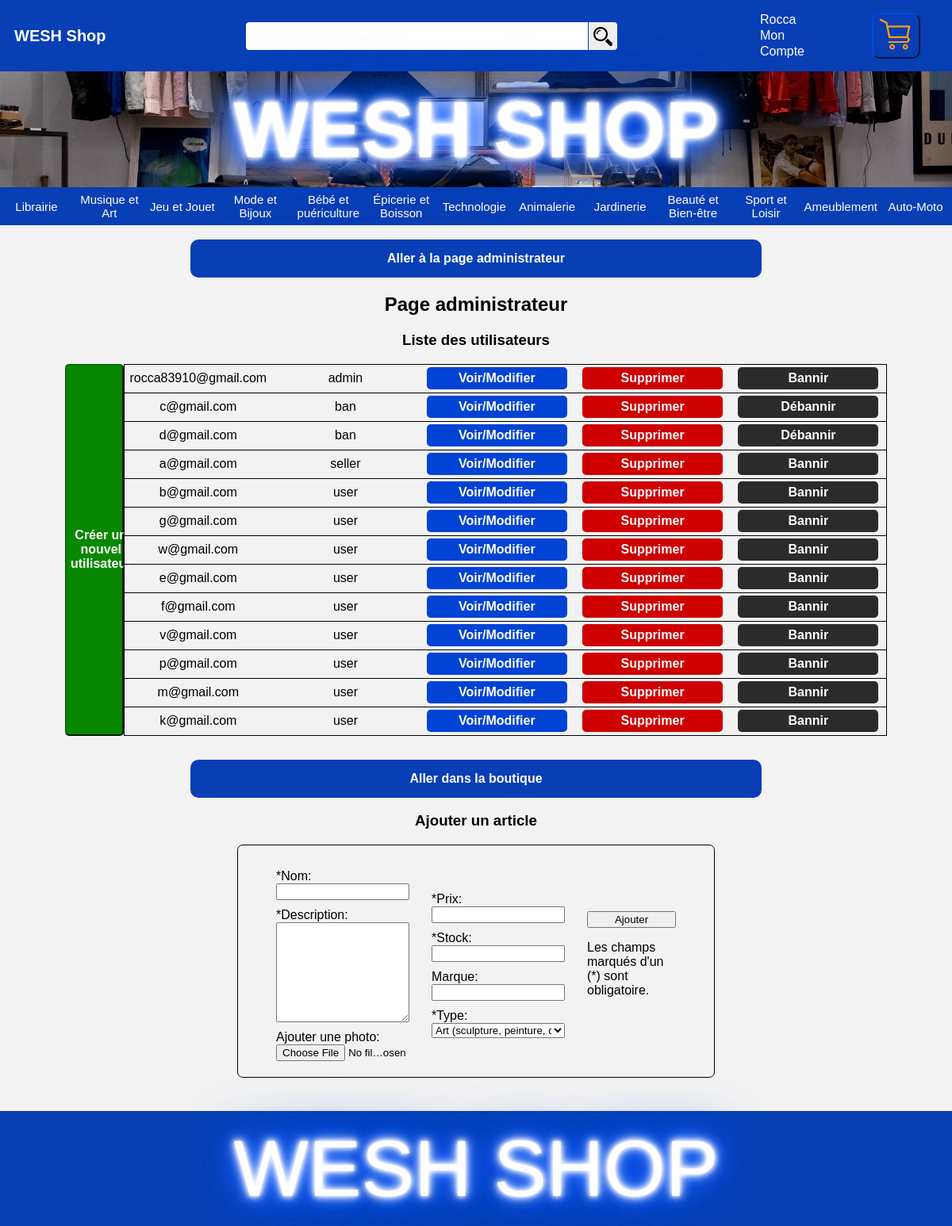
/admin.php (signed in), run on the app's committed database.
### tables this page shows
CREATE TABLE `user` (
  `id` int(11) NOT NULL,
  `email` varchar(255) NOT NULL,
  `name` varchar(255) NOT NULL,
  `firstname` varchar(255) NOT NULL,
  `mdp` varchar(255) NOT NULL,
  `address` varchar(255) NOT NULL,
  `ville` varchar(255) NOT NULL,
  `role` varchar(10) NOT NULL
);

### admin.php (the view, shortened to what this page needs)
<?php
    $bdd = Database::connect();
    $list = $bdd ->query('SELECT * FROM user ORDER BY role ASC');
    $userList = $list->fetchAll();
?>
   <?php include('head&header.php'); ?>
<h2 class="userTitle">Page administrateur</h2>
<h3 class="userTitle">Liste des utilisateurs</h3>
<div class="test">
<a class="createUser" href="create.php"><div>Créer un nouvel utilisateur</div></a>
<div class="usertab">
    <?php
    foreach($userList as $user){
        echo '<div class="ligne">
                <div class="email">' . $user['email'] . '</div>
                <div class="role">' . $user['role'] . '</div>
                <a class="modifyUser" href="modifier.php?email='. urlencode($user['email']) . '"><div>Voir/Modifier</div></a>
                <a class="deleteUser" href="supprimer.php?email='. urlencode($user['email']) .'"><div>Supprimer</div></a>';
                if($user['role'] == 'ban'){
                    echo '<a class="banUser" href="bannir.php?email='. urlencode($user['email']) . '&amp;role=' . urlencode($user['role']) .'"><div>Débannir</div></a>
            </div>';
                }
                else{
                echo '<a class="banUser" href="bannir.php?email='. urlencode($user['email']) . '&amp;role=' . urlencode($user['role']) .'"><div>Bannir</div></a>
            </div>';
        }
    } ?>
</div></div>
<br>
<a class="goShop" href="index.php"><div>Aller dans la boutique</div></a>
<h3 class="addTitle">Ajouter un article</h3>
<div class="addTable">
    <div class="addArticle">
        <form action="" method="post" enctype="multipart/form-data">
            <div class="addFormL">
                <label>*Nom:</label>
                    <input type="text" name="addName">
                <label>*Description:</label>
                    <textarea name="addDescription" id="" cols="30" rows="8"></textarea>
                <label>Ajouter une photo:</label>
                    <input type="file" name="addFile">
            </div>
            <div class="addFormR">
                <label>*Prix:</label>
                    <input type="text" name="addPrize">
                <label>*Stock:</label>
                    <input type="text" name="addStock">
                <label>Marque:</label>
                    <input type="text" name="addBrand">
                <label>*Type:</label>
                    <select id="" name="addType">
                        <option value="Art">Art (sculpture, peinture, dessin...)</option>
                    </select>
                </div>
            <div class="addButton">
                <input type="submit" value="Ajouter" name="addArticleSubmit">
                <p>Les champs marqués d'un (*) sont obligatoire.</p>
            </div>
        </form>
    </div>
</div>
<br>
<?php include('footer.php'); ?>

### assets/css/style.css (style rules this page uses)
html, body { margin:0; padding: 0; font-family: "Trebuchet MS", Arial, Helvetica, sans-serif; background-color:rgb(242, 242, 242); }
.userTitle { text-align:center; }
.goShop { text-align: center; text-decoration: none; color:white; font-weight:bolder; }
.goShop div { background-color: rgb(8, 63, 181); width:60%; margin:0% auto; padding:15px 0px; border-radius:10px; }
.usertab { width:80%; border:1px solid black; border-bottom:none; }
.ligne { height:35px; display:flex; align-items:center; border-bottom:1px solid black; }
.email , .role { display:inline-block; width:20%; text-align:center; }
.modifyUser, .deleteUser, .banUser { width:18%; padding:5px; text-decoration:none; display:inline-block; text-align:center; margin: 0% 1%; border-radius:5px; }
.modifyUser { background-color:rgb(0, 67, 213); color:white; font-weight:bolder; }
.deleteUser { background-color:rgb(206, 0, 0); color:white; font-weight:bolder; }
.banUser { background-color:rgb(43, 43, 43); color:white; font-weight:bolder; }
.createUser { background-color:rgb(7, 136, 0); color:white; font-weight:bolder; width:5%; padding:20px 5px;; text-decoration:none; text-align:center; border-radius:5px; border:2px outset rgb(0, 112, 0); display:flex; align-items:center; }
.test { display:flex; width:100%; margin:1% 0%; justify-content:center; }
.addTitle { text-align:center; }
.addTable { border:1px solid black; border-radius:7px;; width: 50%; margin:0px auto; }
.addArticle form { display:flex; justify-content:space-evenly; align-items:center; margin: 20px 20px; }
.addArticle form label { margin-top:10px; }
.addFormL { width:30%; display:flex; flex-direction:column; align-items:space-evenly; }
.addFormR { width:30%; display:flex; flex-direction:column; }
.addButton { width:20%; display:flex; flex-direction:column; justify-content: right; }

### data on the page
user: email "rocca83910@gmail.com", role "admin"
user: email "c@gmail.com", role "ban"
user: email "d@gmail.com", role "ban"
user: email "a@gmail.com", role "seller"
user: email "b@gmail.com", role "user"
user: email "g@gmail.com", role "user"
user: email "w@gmail.com", role "user"
user: email "e@gmail.com", role "user"
user: email "f@gmail.com", role "user"
user: email "v@gmail.com", role "user"
user: email "p@gmail.com", role "user"
user: email "m@gmail.com", role "user"
user: email "k@gmail.com", role "user"

### other printed values
$_SESSION['name'] "Rocca"
